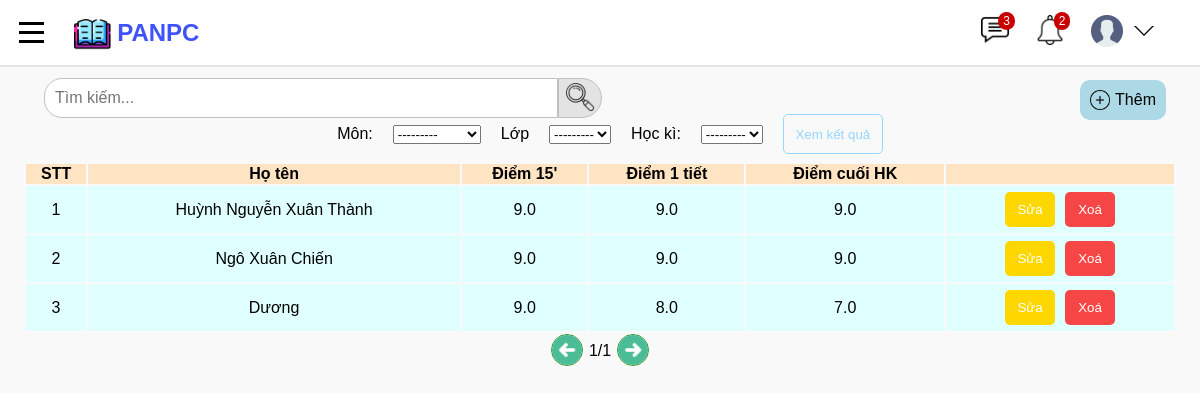
The page /list_subject (signed in) on the database its author committed.
### base/models.py (models this page shows, shortened)
class Mark(models.Model):
    SEMESTER_CATEGORY = (
        ('1', '1'),
        ('2', '2')
    )
    subjects = models.ForeignKey(Subject, on_delete=models.SET_NULL, null=True)
    student = models.ForeignKey(Student, on_delete=models.CASCADE)
    markFifteen = models.FloatField(null=True, blank=True)
    markOne = models.FloatField(null=True, blank=True)
    markFinal = models.FloatField(null=True, blank=True)
    semester_mark = models.CharField(
        max_length=200, null=False, choices=SEMESTER_CATEGORY)

class Student(models.Model):
    SEX_CATELOGY = [("1", "Nam"), ("0", "Nữ")]
    name = models.CharField(max_length=100)
    dateOfBirth = models.DateField(null=True)
    sex = models.CharField(default='1', choices=SEX_CATELOGY, max_length=1)
    address = models.TextField(max_length=200)
    email = models.EmailField(unique=True, null=True)
    classOfSchool = models.ForeignKey(
        ClassOfSchool, null=True, on_delete=models.CASCADE)
    def __str__(self):
        return self.name

### base/views.py (the view)
# urls.py: path('list_subject', views.list_subject, name="list_subject"),
@ login_required(login_url='login')
def list_subject(request):
    q = request.GET.get('q') if request.GET.get('q') != None else ''
    marks = Mark.objects.all()
    markFilter = MarkFilter(request.GET, queryset=marks)
    marks = markFilter.qs
    marks = marks.filter(Q(student__name__icontains=q))
    stt = []
    i = 1
    for mark in marks:
        stt.append(i)
        i += 1
    marks = zip(stt, marks)
    context = {
        'marks': marks,
        'markFilter': markFilter,
    }
    return render(request, 'base/subject.html', context)

### base/models.py (called while the page is built)
    def __str__(self):
        return self.year

    def __str__(self):
        return self.year.year + '_' + self.name

### base/templates/base/subject.html (shortened to what this page needs)
{% extends 'main.html' %}
{% load static %}
{% block content %}
  <div class="list-container">
    <header class="tacvu">
      <form class="timkiem" action="{% url 'list_subject' %}" method="GET" action="">
        <input name="q" class="search-bar" placeholder="Tìm kiếm...">
        <button class="search-button">
          <img src="{% static 'images/search.png' %}" class="search-icon">
        </button>
      </form>
      <a class="add" href="{% url 'addMark' %}">
        <img src="{% static 'images/add.png' %}" height="20px">
        <p>Thêm</p>
      </a>
    </header>
    <form class="list-year" method="GET" action="">
      <label for="subject_topic">Môn:</label>
      {{markFilter.form.subjects}}
      <label for="class_topic">Lớp</label>
      {{markFilter.form.classOfSchool}}
      <label for="term_topic">Học kì:</label>
      {{markFilter.form.semester_mark}}
      <button class="result-btn" name="rq_result">Xem kết quả</button>
    </form>
    <table class="table">
      <tr>
        <th>STT</th>
        <th>Họ tên</th>
        <th>Điểm 15'</th>
        <th>Điểm 1 tiết</th>
        <th>Điểm cuối HK</th>
        <th></th>
      </tr>
      {% for stt, mark in marks %}
      <tr class="list">
        <td><a href="#">{{stt}}</a></td>
        <td><a href="#">{{mark.student}}</a></td>
        <td>{{mark.markFifteen}}</td>
        <td>{{mark.markOne}}</td>
        <td>{{mark.markFinal}}</td>
        <td class="edit-delete">
          <div>
            <button class="edit"><a href="{% url 'updateMark' mark.id %}">Sửa</a></button>
            <button class="delete"><a href="{% url 'deleteMark' mark.id %}" onclick="return confirm('Xác nhận xóa tài khoản này ?')">Xoá</a></button>
          </div>
        </td>
      </tr>
      {% endfor %}
    </table>
    <div class="pagenumber">
      <button class="previous" type="previous">
        <img src="{% static 'images/previous.png' %}">
      </button>
      <p>1/1</p>
      <button class="next" type="next">
        <img src="{% static 'images/next.png' %}">
      </button>
    </div>
  </div>
{% endblock content %}

### templates/main.html (shortened to what this page needs)
<!DOCTYPE html>
{% load static %}
<html lang="en">
<head>
  <link rel="stylesheet" href="{% static 'styles/style.css' %}" />
</head>
<body>
  {% if request.user.is_authenticated %}
  {% include 'navbar.html' %}
  {% endif %}
  {% block content %}
  {% endblock content %}
</body>
</html>

### templates/navbar.html (shortened to what this page needs)
{% load static %}
<header class="header">
  <div class="left-section">
    <div class="navbar__toggle" id="sidebar">
      <span class="bar"></span>
      <span class="bar"></span>
      <span class="bar"></span>
    </div>
    <a class="header__logo" href="#home">
      <img src="{% static 'images/logo.png' %}">
      <h1>PANPC</h1>
    </a>
  </div>
  <div class="right-section">
    <div class="message-icon-container">
      <img src="{% static 'images/message.png' %}" class="message-icon">
      <div class="message-count">3</div>
    </div>
    <div class="notification-icon-container">
      <img src="{% static 'images/notification.png' %}" class="notification-icon">
      <div class="notification-count">2</div>
    </div>
    <nav class="header-menu">
      <div class="user-menu">
        <a href="#">
          <div class="avatar">
            <img src="{% static 'images/user.png' %}">
          </div>
          <button class="dropdown-button">
            <svg version="1.1" xmlns="http://www.w3.org/2000/svg" width="20" height="20" viewBox="0 0 32 32">
              <title>chevron-down</title>
              <path d="M16 21l-13-13h-3l16 16 16-16h-3l-13 13z"></path>
            </svg>
          </button>
        </a>
      </div>
    </nav>
  </div>
</header>

### templates/sidebar.html (shortened to what this page needs)
{% load static %}

### static/styles/style.css (style rules this page uses)
body { font-family: Arial; margin: 0; padding-top: 80px; padding-left: 24px; padding-right: 24px; background-color: rgb(249, 249, 249); padding-bottom: 50px; text-decoration: none; transition: all 0.15s; }
a { text-decoration: none; color: black; }
.header { height: 65px; display: flex; flex-direction: row; justify-content: space-between; align-items: center; position: fixed; top: 0; left: 0; right: 0; background-color: white; border-bottom: 2px solid rgb(228, 228, 228); }
.left-section { margin-left: 1rem; height: 100%; max-width: 250px; display: flex; align-items: center; }
.navbar__toggle { width: 30px; padding: 10px, 10px; display: flex; flex-direction: column; align-items: center; cursor: pointer; }
.navbar__toggle .bar { width: 25px; height: 3px; margin: 3px auto; transition: all 0.3s ease-in-out; background: black; }
.header__logo { padding: 5px auto; display: flex; align-items: center; text-decoration: none; margin-left: 20px; }
.header__logo img { height: 3.2rem; width: 3.2rem; }
.header__logo h1 { font-weight: 700; font-size: 1.5rem; color: rgba(0, 29, 249, 0.756); }
.right-section { width: 200px; margin-right: 20px; display: flex; justify-content: space-between; }
.notification-icon-container, .message-icon-container { cursor: pointer; position: relative; }
.notification-count, .message-count { position: absolute; top: -3px; right: -5px; background-color: rgb(200, 0, 0); color: white; font-size: 12px; padding: 2px 5px; border-radius: 10px; }
.message-icon, .notification-icon { height: 30px; width: 30px; }
.header-menu { margin-right: 20px; position: relative; }
.user-menu a { display: flex; align-items: center; }
.avatar { margin-right: 5px; }
.avatar img { width: 32px; }
.dropdown-button { background-color: white; border: none; cursor: pointer; }
.list-container { display: block; align-items: center; }
.list-container header { display: flex; justify-content: space-between; }
.timkiem { display: flex; align-items: center; justify-content: center; }
.tacvu { height: 36px; }
.search-bar { height: 100%; width: 500px; font-size: 16px; border: 1px solid rgb(192, 192, 192); border-top-left-radius: 18px; border-bottom-left-radius: 18px; margin-left: 20px; padding-left: 10px; }
.search-bar::placeholder { font-size: 16px; }
.search-button { height: 40px; border-top-right-radius: 20px; border-bottom-right-radius: 20px; border: 1px solid rgb(192, 192, 192); background-color: rgb(228, 227, 227); cursor: pointer; transition: all 0.2s ease-in-out; }
.search-button img { height: 30px; }
.add { height: 110%; background-color: lightblue; border: none; display: flex; align-items: center; padding-right: 10px; padding-left: 10px; margin-right: 10px; border-radius: 10px; cursor: pointer; text-decoration: none; }
.add img { margin-right: 5px; }
.table { margin-top: 10px; width: 100%; align-items: center; }
.table tr th { background-color: bisque; text-align: center; }
.list { text-align: center; background-color: lightcyan; }
.edit-delete div { display: flex; justify-content: center; }
.edit-delete div button a { color: white; }
.edit { background-color: #FFD700; border: none; margin: 5px; height: 35px; width: 50px; border-radius: 5px; cursor: pointer; color: white; }
.delete { background-color: rgba(255, 0, 0, 0.725); border: none; margin: 5px; height: 35px; width: 50px; border-radius: 5px; cursor: pointer; color: white; }
.pagenumber { height: 36px; display: flex; align-items: center; justify-content: center; }
.pagenumber button { background-color: transparent; border: none; }
.pagenumber button img { height: 30px; cursor: pointer; border: 0.5px solid rgba(0, 128, 0, 0.8); border-radius: 18px; }
.list-year { height: 36px; display: flex; align-items: center; justify-content: center; }
.list-year label { margin-left: 20px; margin-right: 20px; font-size: 16px; }
.result-btn { margin-left: 20px; cursor: pointer; width: 100px; height: 40px; border: 1px solid #96D6FF; border-radius: 5px; background-color: transparent; color: #96D6FF; }

### rows shown on the page
Mark: stt "1", student "Huỳnh Nguyễn Xuân Thành", markFifteen "9.0", markOne "9.0", markFinal "9.0"
Mark: stt "2", student "Ngô Xuân Chiến", markFifteen "9.0", markOne "9.0", markFinal "9.0"
Mark: stt "3", student "Dương", markFifteen "9.0", markOne "8.0", markFinal "7.0"
